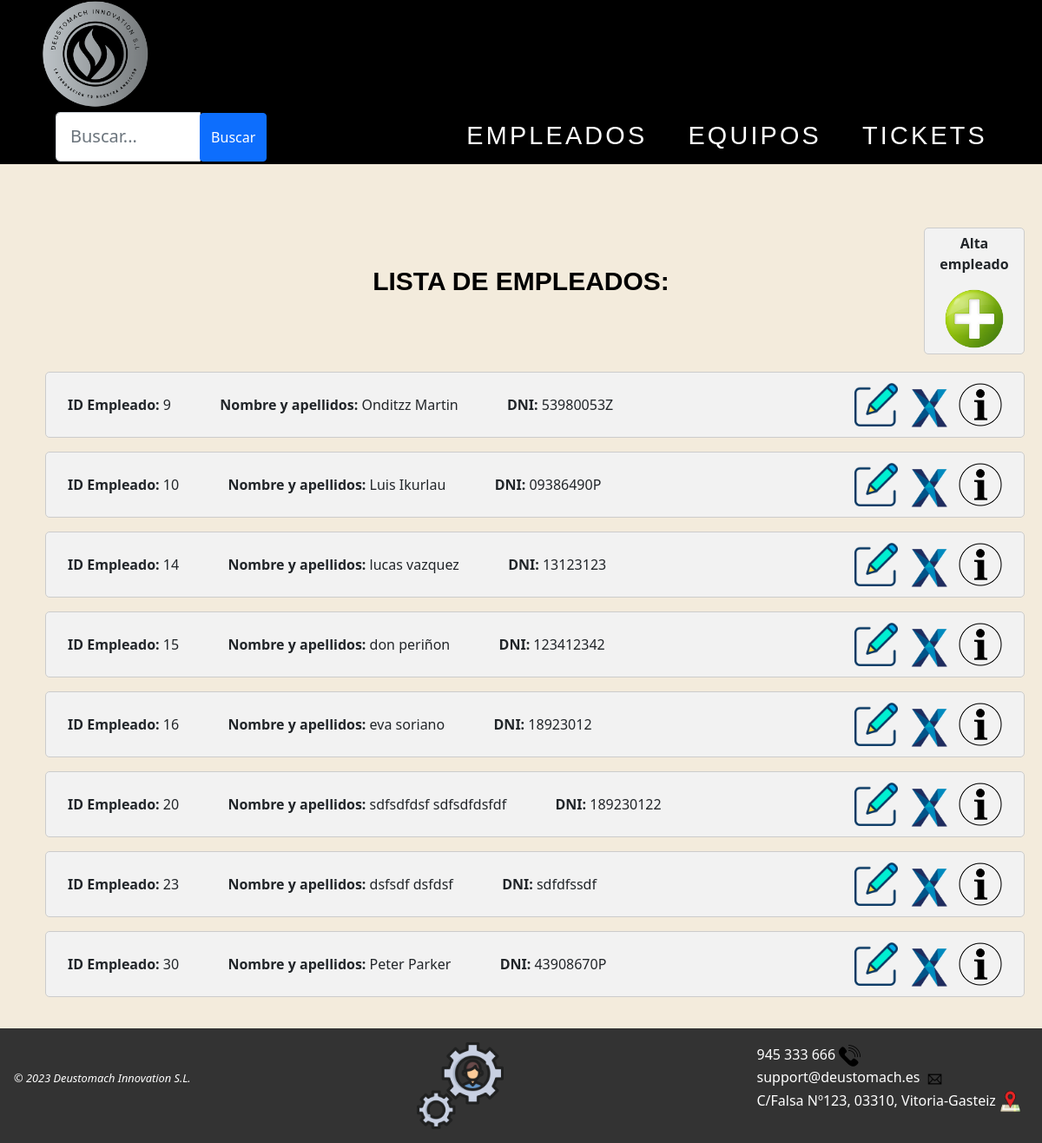
The page /AppWeb/listadoEmpleados/ on the database as committed earlier.
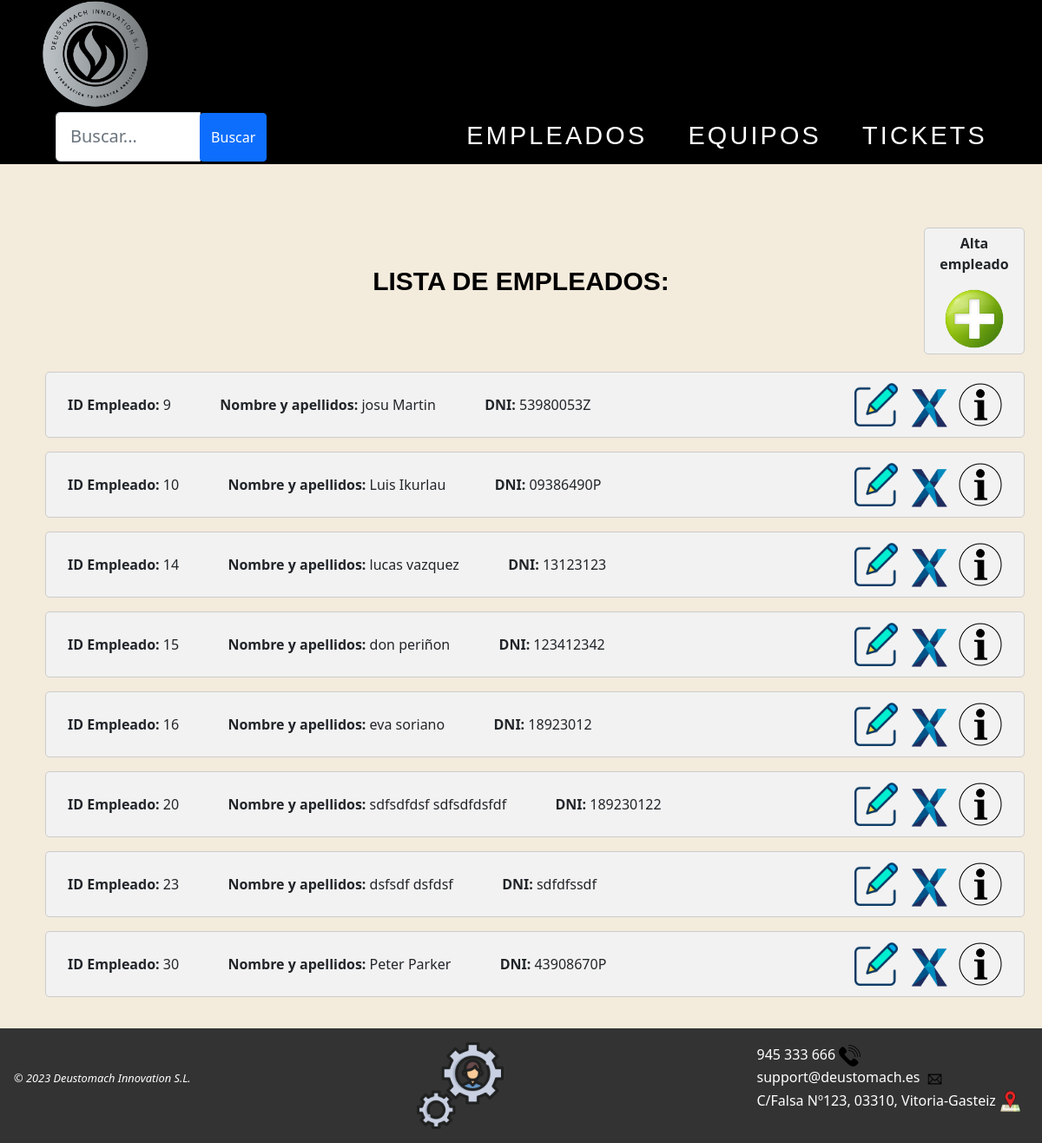
The same page on the database as committed later.
### AppWeb/models.py (models this page shows, shortened)
class Empleado(models.Model):
    dni = models.CharField(max_length=9, unique=True)
    nombre = models.CharField(max_length=15)
    apellidos = models.CharField(max_length=25)
    email = models.CharField(max_length=30)
    telefono = models.IntegerField(default=0)

### AppWeb/views.py (the view)
# urls.py: path('AppWeb/listadoEmpleados/', views.ListaEmpleado.as_view(), name='listado-empleado'),
class ListaEmpleado(ListView):
    model = Empleado
    template_name = 'listadoEmpleados.html'
    context_object_name = 'empleados'
    def get_queryset(self):
        queryset = super().get_queryset()
        busqueda = self.request.GET.get("buscar")
        if busqueda:
            queryset = queryset.filter(
                Q(dni__icontains=busqueda) |
                Q(nombre__icontains=busqueda) |
                Q(apellidos__icontains=busqueda)
            ).distinct()
        return queryset

### AppWeb/Templates/listadoEmpleados.html (shortened to what this page needs)
{% extends "homeEmpleados.html" %}
{% load static %}
{% block contenido %}
<div class="contenido">
    <div id="totalalta">
        <div id="titulos">
            <h1>LISTA DE EMPLEADOS:</h1>
        </div>
        <div id="mas">
            <p><b>Alta empleado</b></p>
            <a href="{% url 'gestion:crear-empleado' %}"><img class="centrado" src="{% static 'images/añadirusr.png' %}"
                    width="70px" title="Crear un empleado nuevo"></a>
        </div>
    </div>
    {% if object_list %}
    {% for emp in object_list %}
    <ul>
        <div class="objetos">
            <span><b>ID Empleado: </b>{{emp.id}} </span> &emsp;&emsp;&emsp;
            <span><b>Nombre y apellidos: </b>{{emp.nombre}} {{emp.apellidos}} </span> &emsp;&emsp;&emsp;
            <span><b>DNI: </b>{{ emp.dni }} </span>
            <a id="objetos1" href="{% url 'gestion:detalle-empleado' emp.id %}"><img
                    src="{% static 'images/info.png' %}" title="Pulsa para ver los detalles del empleado"
                    width="50px"></a>
            <a id="objetos1" href="{% url 'gestion:borrar-empleado' emp.id %}"><img
                    src="{% static 'images/delete.png' %}" title="Haz clic para eliminar al empleado" width="50px"></a>
            <a id="objetos1" href="{% url 'gestion:modificar-empleado' emp.id %}"><img
                    src="{% static 'images/editar.png' %}" title="Haz clic para editar este empleado" width="50px"></a>
        </div>
    </ul>
    {% endfor %}
    {% else %}
    <h1>No hay empleados disponibles</h1>
    {% endif %}
</div>
{% endblock %}

Rows that differ between the two databases and show on the page:
changed Empleado "Martin": nombre "Onditzz" → "josu"
